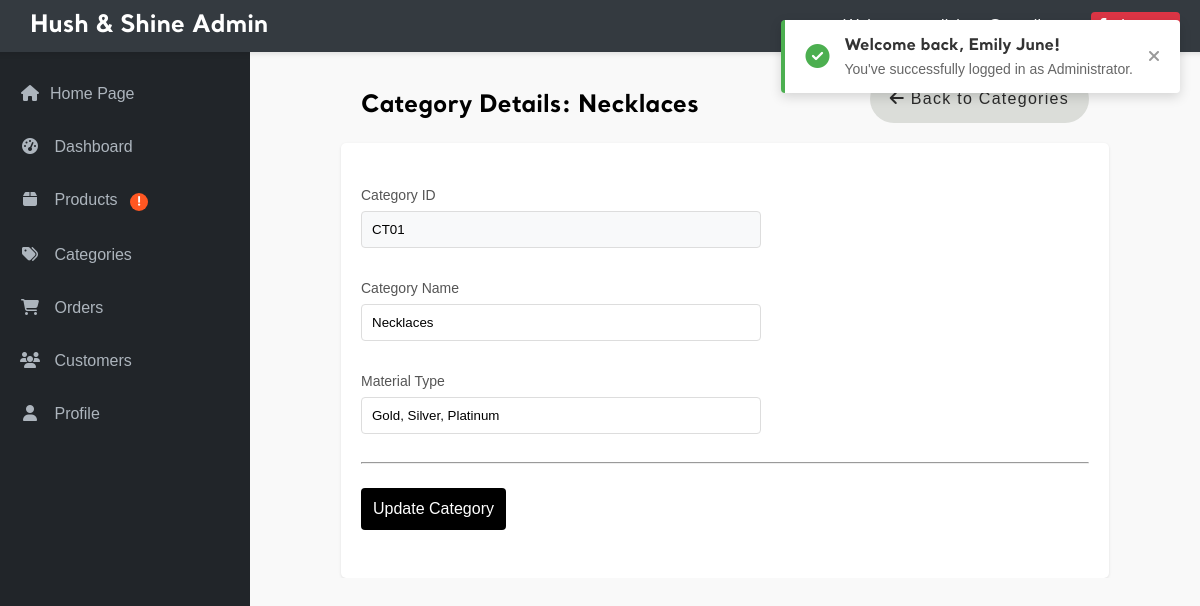
The app's page /admin/view_category.php?id=CT01 (signed in), older data.
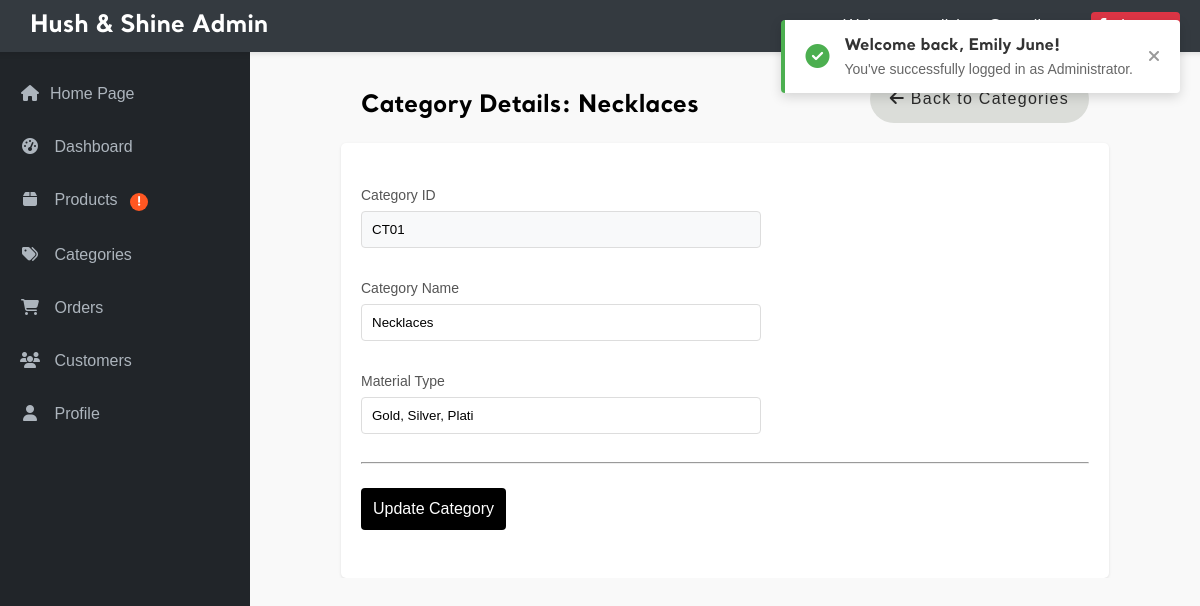
The same page, newer data.
### tables this page shows
CREATE TABLE `category` (
  `cat_id` varchar(4) NOT NULL,
  `cat_name` varchar(50) NOT NULL,
  `material_type` varchar(100) NOT NULL
);

### admin/view_category.php (the view, shortened to what this page needs)
<?php
require_once '../_base.php';
include '../_head.php';
$cat_id = $_GET['id'] ?? null;
try {
    $stmt = $_db->prepare("SELECT * FROM category WHERE cat_id = ?");
    $stmt->execute([$cat_id]);
    $category = $stmt->fetch(PDO::FETCH_ASSOC);
} catch (PDOException $e) {
    $errors[] = "Database error: " . $e->getMessage();
    exit;
}
?>
<div class="admin-main">
<div class="admin-content">
    <div class="admin-title">
        <h2>Category Details: <?= htmlspecialchars($category['cat_name']) ?></h2>
        <a href="admin_category.php" class="category-btn back">
            <i class="fas fa-arrow-left"></i> Back to Categories
        </a>
    </div>
    <form action="view_category.php?id=<?= htmlspecialchars($cat_id)?>" method="POST" class="product-form">
    <div class="form-group">
        <label for="cat_id">Category ID</label>
        <input type="text" id="cat_id" class="form-control" value="<?= htmlspecialchars($category['cat_id']) ?>" readonly>
    </div>
    <div class="form-group">
        <label for="cat_name">Category Name</label>
        <input type="text" id="cat_name" name="cat_name" class="form-control" value="<?= htmlspecialchars($category['cat_name']) ?>" required>
    </div>
    <div class="form-group">
        <label for="material_type">Material Type</label>
        <input type="text" id="material_type" name="material_type" class="form-control" value="<?= htmlspecialchars($category['material_type']) ?>" required>
    </div>
    <hr>
    <div class="form-group">
        <button type="submit" name="update_category" class="admin-submit-btn primary">Update Category</button>
    </div>
    </form>
</div>
</div>

Row changes from the older to the newer data that the page shows:
changed category "Necklaces": material_type "Gold, Silver, Platinum" → "Gold, Silver, Plati"
